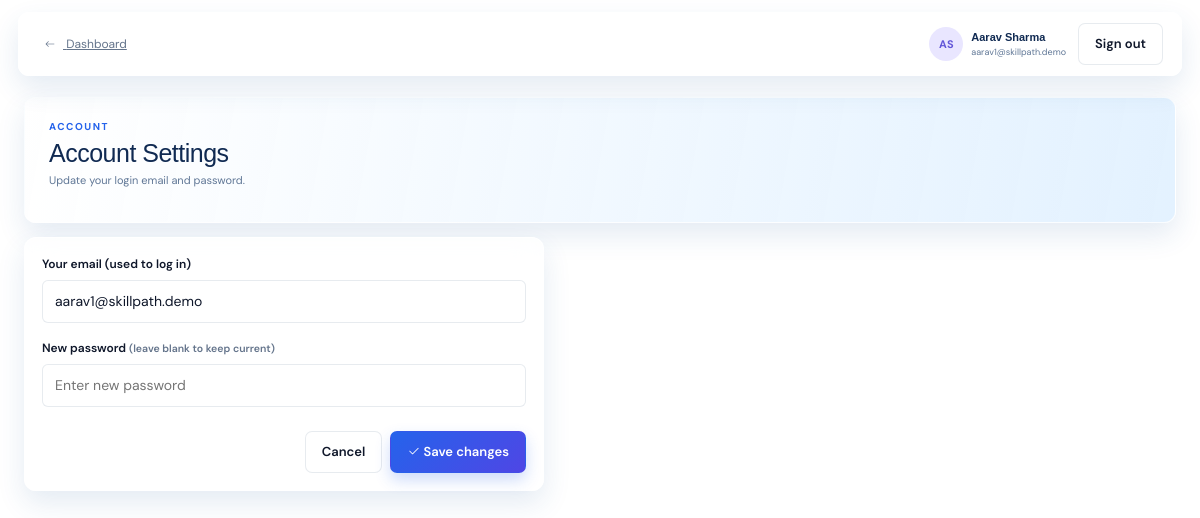
The page /employee/settings (signed in) on the database as committed earlier.
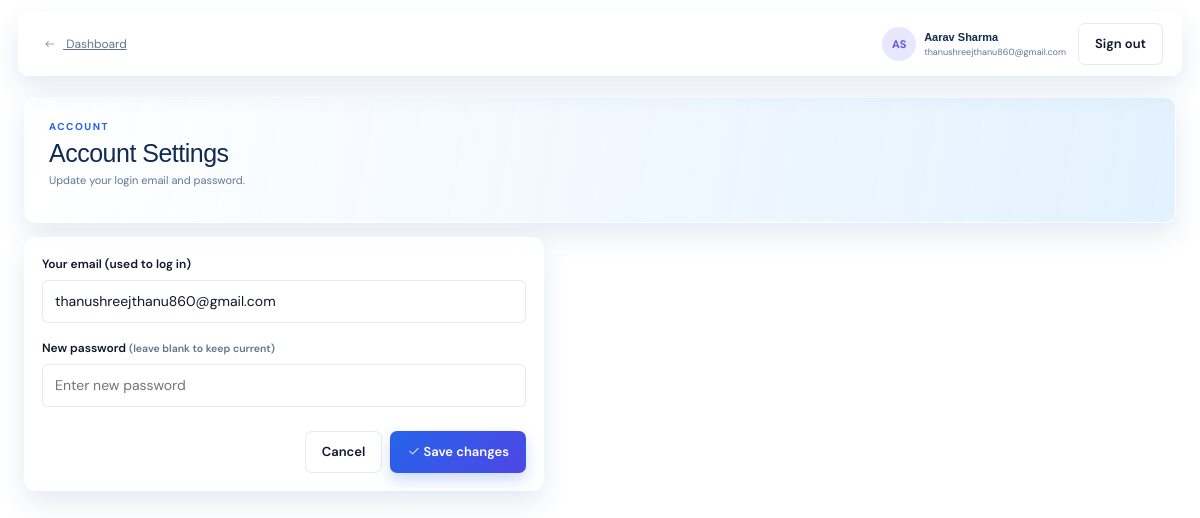
The same page on the database as committed later.
### tables this page shows
CREATE TABLE employees (id INTEGER PRIMARY KEY AUTOINCREMENT, name TEXT NOT NULL, email TEXT NOT NULL UNIQUE, department TEXT NOT NULL, experience INTEGER NOT NULL DEFAULT 1, profile TEXT DEFAULT '', created_at TEXT DEFAULT CURRENT_TIMESTAMP, current_role TEXT DEFAULT '', password_hash TEXT DEFAULT '');

### app.py (the view, shortened to what this page needs)
@app.route("/employee/settings", methods=["GET", "POST"])
def employee_settings():
    employee = employee_from_session()
    if not employee:
        return redirect(url_for("login", next=request.path))
    error, success = None, None
    employee = row("SELECT id, name, email FROM employees WHERE id=?", (employee["id"],))
    return render_template("employee_settings.html", employee=employee, error=error, success=success)

### app.py (called while the page is built)
@app.context_processor
def inject_globals():
    return {"nav_employee_count": row("SELECT COUNT(*) AS count FROM employees")["count"], "notifications": notifications_data()}

def employee_from_session():
    if not session.get("employee_authenticated") or not session.get("employee_id"):
        return None
    return row("SELECT id, name, email FROM employees WHERE id=?", (session["employee_id"],))

### database.py (called while the page is built)
def connect():
    DB_PATH.parent.mkdir(exist_ok=True)
    connection = sqlite3.connect(DB_PATH)
    connection.row_factory = sqlite3.Row
    connection.execute("PRAGMA foreign_keys = ON")
    return connection

def rows(query, params=()):
    db = connect()
    result = [dict(row) for row in db.execute(query, params).fetchall()]
    db.close()
    return result

def row(query, params=()):
    db = connect()
    result = db.execute(query, params).fetchone()
    db.close()
    return dict(result) if result else None

### templates/employee_settings.html
<!doctype html><html lang="en"><head><meta charset="utf-8"><meta name="viewport" content="width=device-width,initial-scale=1"><title>Account settings | SkillPath AI</title><link href="https://cdn.jsdelivr.net/npm/bootstrap@5.3.3/dist/css/bootstrap.min.css" rel="stylesheet"><link href="https://cdn.jsdelivr.net/npm/bootstrap-icons@1.11.3/font/bootstrap-icons.min.css" rel="stylesheet"><link href="https://fonts.googleapis.com/css2?family=DM+Sans:wght@400;500;600;700&display=swap" rel="stylesheet"><link rel="stylesheet" href="{{ url_for('static', filename='css/style.css') }}"><link rel="stylesheet" href="{{ url_for('static', filename='css/reference-theme.css') }}"></head><body><main class="main-content"><header class="topbar"><div class="crumb"><a href="{{ url_for('employee_dashboard') }}" class="muted"><i class="bi bi-arrow-left"></i> Dashboard</a></div><div class="top-actions"><div class="user-profile"><div class="avatar">{{ employee.name[:1] }}{{ employee.name.split()[-1][:1] }}</div><div><strong>{{ employee.name }}</strong><small>{{ employee.email }}</small></div></div><a class="btn btn-light btn-sm" href="{{ url_for('logout') }}">Sign out</a></div></header><div class="page-content"><div class="page-heading"><div><span class="eyebrow">ACCOUNT</span><h1>Account Settings</h1><p class="muted">Update your login email and password.</p></div></div>{% if error %}<div class="alert alert-danger">{{ error }}</div>{% endif %}{% if success %}<div class="alert alert-success">{{ success }}</div>{% endif %}<section class="panel form-panel" style="max-width:520px"><form method="post"><label for="email">Your email (used to log in)</label><input id="email" name="email" type="email" value="{{ employee.email }}" required><label class="mt-3" for="password">New password <small class="muted">(leave blank to keep current)</small></label><input id="password" name="password" type="password" placeholder="Enter new password"><div class="d-flex justify-content-end gap-2 mt-4"><a class="btn btn-light" href="{{ url_for('employee_dashboard') }}">Cancel</a><button class="btn btn-primary" type="submit"><i class="bi bi-check2"></i> Save changes</button></div></form></section></div></main></body></html>

Rows that differ between the two databases and show on the page:
changed employees "Aarav Sharma": email "aarav1@skillpath.demo" → "thanushreejthanu860@gmail.com"
